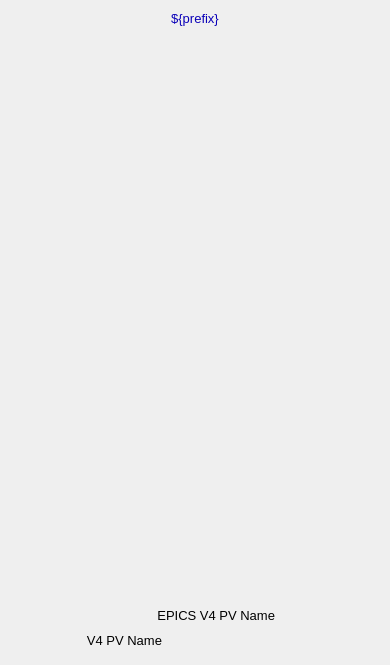
<?xml version="1.0" ?>
<ui version="4.0">
  <class>Dialog</class>
  <widget class="QWidget" name="screen">
    <property name="geometry">
      <rect>
        <x>460</x>
        <y>141</y>
        <width>390</width>
        <height>665</height>
      </rect>
    </property>
    <property name="styleSheet">
      <string notr="true">QWidget#screen {
  color: rgb(0, 0, 0);
  background-color: rgb(187, 187, 187);
  }</string>
    </property>
    <property name="windowTitle">
      <string>NDPva</string>
    </property>
    <widget class="PyDMDrawingRectangle" name="rectangle">
      <property name="geometry">
        <rect>
          <x>0</x>
          <y>5</y>
          <width>390</width>
          <height>25</height>
        </rect>
      </property>
      <property name="brush" stdset="0">
        <brush brushstyle="SolidPattern">
          <color alpha="255">
            <red>218</red>
            <green>218</green>
            <blue>218</blue>
          </color>
        </brush>
      </property>
      <property name="penStyle" stdset="0">
        <enum>Qt::SolidLine</enum>
      </property>
      <property name="penColor" stdset="0">
        <color>
          <red>218</red>
          <green>218</green>
          <blue>218</blue>
        </color>
      </property>
      <property name="penWidth" stdset="0">
        <double>0</double>
      </property>
      <property name="penCapStyle" stdset="0">
        <enum>Qt::FlatCap</enum>
      </property>
      <property name="toolTip">
        <string>rectangle</string>
      </property>
    </widget>
    <widget class="QLabel" name="text">
      <property name="geometry">
        <rect>
          <x>87</x>
          <y>6</y>
          <width>216</width>
          <height>25</height>
        </rect>
      </property>
      <property name="text">
        <string>${prefix}</string>
      </property>
      <property name="font" stdset="0">
        <font>
          <pointsize>10</pointsize>
        </font>
      </property>
      <property name="brush" stdset="0">
        <brush brushstyle="SolidPattern">
          <color alpha="255">
            <red>10</red>
            <green>0</green>
            <blue>184</blue>
          </color>
        </brush>
      </property>
      <property name="toolTip">
        <string>text</string>
      </property>
      <property name="alignment">
        <set>Qt::AlignCenter</set>
      </property>
      <property name="styleSheet">
        <string notr="true">QLabel#text {
  color: rgb(10, 0, 184);
  }</string>
      </property>
    </widget>
    <widget class="PyDMEmbeddedDisplay" name="composite">
      <property name="geometry">
        <rect>
          <x>5</x>
          <y>40</y>
          <width>380</width>
          <height>555</height>
        </rect>
      </property>
      <property name="toolTip">
        <string>composite</string>
      </property>
      <property name="filename" stdset="0">
        <string>PluginBase_V36.ui</string>
      </property>
    </widget>
    <widget class="PyDMDrawingRectangle" name="rectangle_1">
      <property name="geometry">
        <rect>
          <x>5</x>
          <y>600</y>
          <width>380</width>
          <height>60</height>
        </rect>
      </property>
      <property name="brush" stdset="0">
        <brush brushstyle="NoBrush">
          <color alpha="255">
            <red>0</red>
            <green>0</green>
            <blue>0</blue>
          </color>
        </brush>
      </property>
      <property name="penStyle" stdset="0">
        <enum>Qt::SolidLine</enum>
      </property>
      <property name="penColor" stdset="0">
        <color>
          <red>0</red>
          <green>0</green>
          <blue>0</blue>
        </color>
      </property>
      <property name="penWidth" stdset="0">
        <double>1</double>
      </property>
      <property name="penCapStyle" stdset="0">
        <enum>Qt::FlatCap</enum>
      </property>
      <property name="toolTip">
        <string>rectangle_1</string>
      </property>
    </widget>
    <widget class="QLabel" name="text_1">
      <property name="geometry">
        <rect>
          <x>62</x>
          <y>630</y>
          <width>100</width>
          <height>20</height>
        </rect>
      </property>
      <property name="text">
        <string>V4 PV Name</string>
      </property>
      <property name="font" stdset="0">
        <font>
          <pointsize>10</pointsize>
        </font>
      </property>
      <property name="brush" stdset="0">
        <brush brushstyle="SolidPattern">
          <color alpha="255">
            <red>0</red>
            <green>0</green>
            <blue>0</blue>
          </color>
        </brush>
      </property>
      <property name="toolTip">
        <string>text_1</string>
      </property>
      <property name="alignment">
        <set>Qt::AlignRight|Qt::AlignTrailing|Qt::AlignVCenter</set>
      </property>
      <property name="styleSheet">
        <string notr="true">QLabel#text_1 {
  color: rgb(0, 0, 0);
  }</string>
      </property>
    </widget>
    <widget class="QLabel" name="text_2">
      <property name="geometry">
        <rect>
          <x>115</x>
          <y>605</y>
          <width>160</width>
          <height>20</height>
        </rect>
      </property>
      <property name="text">
        <string>EPICS V4 PV Name</string>
      </property>
      <property name="font" stdset="0">
        <font>
          <pointsize>10</pointsize>
        </font>
      </property>
      <property name="brush" stdset="0">
        <brush brushstyle="SolidPattern">
          <color alpha="255">
            <red>0</red>
            <green>0</green>
            <blue>0</blue>
          </color>
        </brush>
      </property>
      <property name="toolTip">
        <string>text_2</string>
      </property>
      <property name="alignment">
        <set>Qt::AlignRight|Qt::AlignTrailing|Qt::AlignVCenter</set>
      </property>
      <property name="styleSheet">
        <string notr="true">QLabel#text_2 {
  color: rgb(0, 0, 0);
  }</string>
      </property>
    </widget>
    <widget class="PyDMLabel" name="text_update">
      <property name="geometry">
        <rect>
          <x>175</x>
          <y>633</y>
          <width>200</width>
          <height>18</height>
        </rect>
      </property>
      <property name="toolTip">
        <string>PV: ${prefix}PvName_RBV</string>
      </property>
      <property name="channel" stdset="0">
        <string>ca://${prefix}PvName_RBV</string>
      </property>
      <property name="displayFormat" stdset="0">
        <enum>PyDMLabel::String</enum>
      </property>
      <property name="font" stdset="0">
        <font>
          <pointsize>10</pointsize>
        </font>
      </property>
      <property name="alignment">
        <set>Qt::AlignLeading|Qt::AlignLeft|Qt::AlignVCenter</set>
      </property>
      <property name="textInteractionFlags">
        <set>Qt::TextSelectableByKeyboard|Qt::TextSelectableByMouse</set>
      </property>
      <property name="styleSheet">
        <string notr="true">PyDMLabel#text_update {
  color: rgb(10, 0, 184);
  background-color: rgb(187, 187, 187);
  }</string>
      </property>
    </widget>
  </widget>
  <customwidgets>
    <customwidget>
      <class>PyDMDrawingRectangle</class>
      <extends>QWidget</extends>
      <header>pydm.widgets.drawing</header>
    </customwidget>
    <customwidget>
      <class>PyDMLabel</class>
      <extends>QLabel</extends>
      <header>pydm.widgets.label</header>
    </customwidget>
    <customwidget>
      <class>PyDMEmbeddedDisplay</class>
      <extends>QFrame</extends>
      <header>pydm.widgets.embedded_display</header>
    </customwidget>
  </customwidgets>
</ui>
